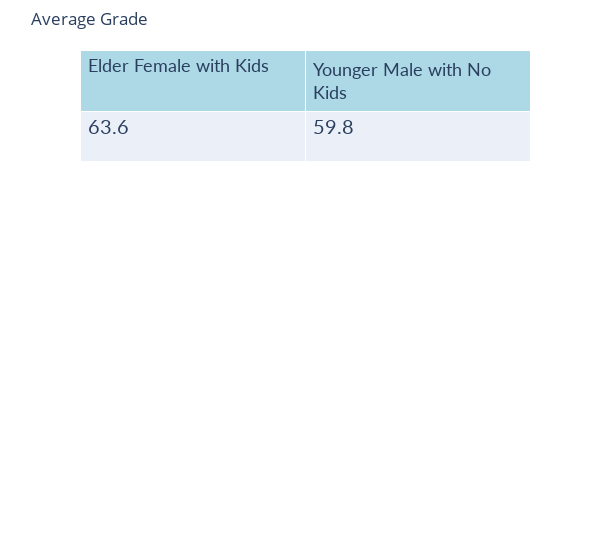

The cell this chart's notebook holds for it:
### Code cell
color1 = 'white'
color2 = 'lightgrey'
header_color = "lightblue"
values = [round(elder_female_with_kids_average_grade, 1), round(younger_male_no_kids_average_grade, 1)]
fig = go.Figure(data=[go.Table( 
    header=dict(values=["Elder Female with Kids", "Younger Male with No Kids"], 
                fill_color=header_color,
                height = 50,
                align="left",
                font=dict(family="Lato", size=18)), 
    cells=dict(values=values,
               align="left", 
               height = 50, 
               font=dict(family="Lato", size=20), 
               format=None, formatsrc=None,
               fill_color = None
              ))]) 
fig.update_layout(width=610, title = "Average Grade")
fig.update_layout({"margin": {"t":50}})
fig.show()

### Figure 1 — Plotly figure (JSON) as saved in the notebook; plotly's stock layout.template omitted (floating-point values rounded to 4 significant figures)
{"data": [{"cells": {"align": "left", "font": {"family": "Lato", "size": 20}, "height": 50, "values": [63.6, 59.8]}, "header": {"align": "left", "fill": {"color": "lightblue"}, "font": {"family": "Lato", "size": 18}, "height": 50, "values": ["Elder Female with Kids", "Younger Male with No Kids"]}, "type": "table"}], "layout": {"margin": {"t": 50}, "title": {"text": "Average Grade"}, "width": 610}}
